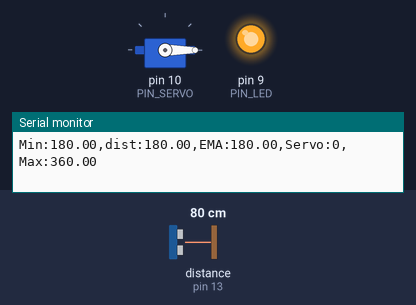
Recording of a sketch running on a simulated Arduino Uno, built with avr-gcc and run on an emulated ATmega328P. Shown: servo, output pins drawn as LEDs (lit = HIGH), the last lines printed to the serial monitor. Wiring (inferred from the names in the program): ultrasonic range finder: trigger pin 12; echo pin 13. Dashed ring = blinking. The test bench sets the inputs (shaded band); at power-on: distance to the obstacle (sensor on pin 13) 80 cm. The echo pulse lasts 58.3 µs per cm; pins used as bus, display or sensor lines are not drawn.

Above: at 1.2 s.
1.3 s: distance to the obstacle (sensor on pin 13) set to 18 cm
At 2.28 s:
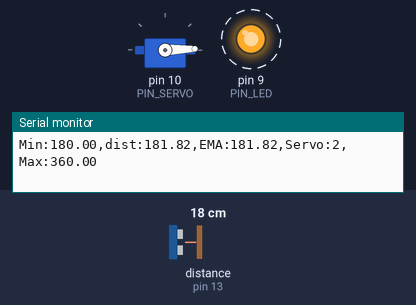
4.3 s: distance to the obstacle (sensor on pin 13) set to 35 cm
At 5.8 s:
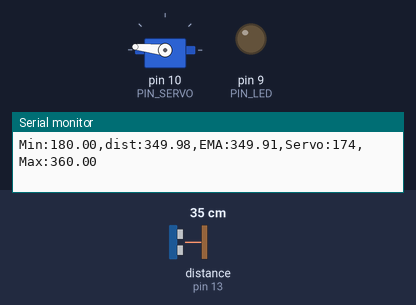
6.3 s: distance to the obstacle (sensor on pin 13) set to 2 cm
At 6.9 s:
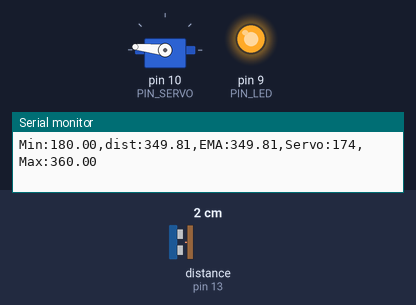
7.8 s: distance to the obstacle (sensor on pin 13) set to 18 cm
At 7.98 s:
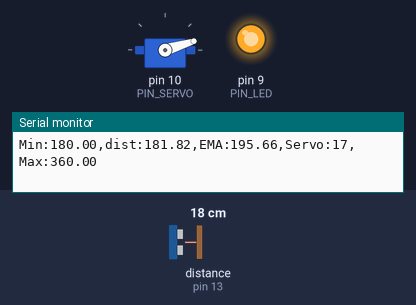
10.8 s: distance to the obstacle (sensor on pin 13) set to 4 cm
At 11.6 s:
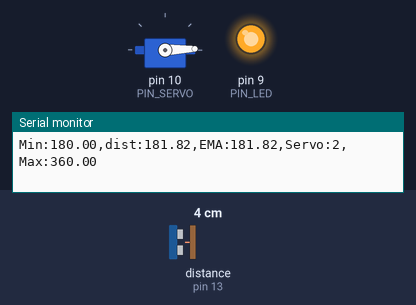
Timing chart, 0 to 13.3 s (numbered marks = the images above; inputs shaded):
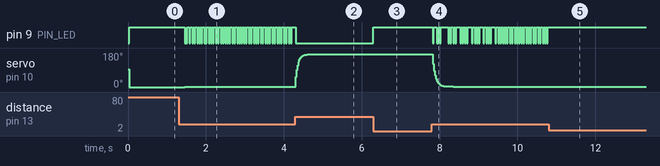

The sketch:

11P07.ino
```cpp
#include <Servo.h>

#define PIN_LED   9
#define PIN_TRIG  12
#define PIN_ECHO  13
#define PIN_SERVO 10

#define SND_VEL 346.0
#define INTERVAL 25
#define PULSE_DURATION 10
#define DIST_MIN 180.0
#define DIST_MAX 360.0

#define TIMEOUT ((INTERVAL / 2) * 1000.0)
#define SCALE (0.001 * 0.5 * SND_VEL)

#define EMA_ALPHA 0.30

#define TARGET_LOW  180.0
#define TARGET_HIGH 360.0

#define DUTY_MIN 550
#define DUTY_NEU ((DUTY_MIN + DUTY_MAX) / 2)
#define DUTY_MAX 2450

float dist_ema, dist_prev = DIST_MAX;
unsigned long last_sampling_time;

Servo myservo;

void setup() {
  pinMode(PIN_LED, OUTPUT);
  pinMode(PIN_TRIG, OUTPUT);
  pinMode(PIN_ECHO, INPUT);
  digitalWrite(PIN_TRIG, LOW);

  myservo.attach(PIN_SERVO);
  myservo.writeMicroseconds(DUTY_NEU);

  dist_prev = DIST_MIN;

  Serial.begin(57600);
}

void loop() {
  float dist_raw;

  if (millis() < (last_sampling_time + INTERVAL))
    return;

  dist_raw = measureDistance(PIN_TRIG, PIN_ECHO);

  if (dist_raw == 0.0 || dist_raw > DIST_MAX) {
    dist_raw = dist_prev;
    digitalWrite(PIN_LED, HIGH);
  } else if (dist_raw < DIST_MIN) {
    dist_raw = dist_prev;
    digitalWrite(PIN_LED, HIGH);
  } else {
    dist_prev = dist_raw;
    digitalWrite(PIN_LED, LOW);
  }

  dist_ema = (EMA_ALPHA * dist_raw) + ((1 - EMA_ALPHA) * dist_ema);

  if (dist_raw <= 180) {
    myservo.writeMicroseconds(DUTY_MIN);
  } else if (dist_raw > 180 && dist_raw < 220) {
    myservo.writeMicroseconds(DUTY_NEU);
  } else {
    myservo.writeMicroseconds(DUTY_MAX);
  }

  float duty_analog = (((dist_ema - 180) / 180) * 1900) + 550;
  if (dist_raw == 0.0 || dist_raw < TARGET_LOW) {
    dist_raw = dist_prev;
    myservo.writeMicroseconds(DUTY_MIN);
  } else if (dist_raw > TARGET_HIGH) {
    dist_raw = dist_prev;
    myservo.writeMicroseconds(DUTY_MAX);
  } else {
    dist_prev = dist_raw;
    myservo.writeMicroseconds(duty_analog);
  }

  Serial.print("Min:");    Serial.print(DIST_MIN);
  Serial.print(",dist:");  Serial.print(dist_raw);
  Serial.print(",EMA:");   Serial.print(dist_ema);
  Serial.print(",Servo:"); Serial.print(myservo.read());
  Serial.print(",Max:");   Serial.print(DIST_MAX);
  Serial.println("");

  last_sampling_time += INTERVAL;
}

float measureDistance(int TRIG, int ECHO) {
  digitalWrite(TRIG, HIGH);
  delayMicroseconds(PULSE_DURATION);
  digitalWrite(TRIG, LOW);

  return pulseIn(ECHO, HIGH, TIMEOUT) * SCALE;
}
```

Measured:
- after the input at 1.3 s, pin 9 (PIN_LED): alternates HIGH for 0.03 s and LOW for 0.02 s, starting after 0.15 s; servo on pin 10 (PIN_SERVO): 0° → 2° after 0.16 s
- after the input at 4.3 s, pin 9 (PIN_LED): goes on until 4.3 s, then stays LOW; servo on pin 10 (PIN_SERVO): moves from 2° to 174° over 0.35 s, starting at once
- after the input at 6.3 s, pin 9 (PIN_LED): LOW → HIGH at once
- after the input at 7.8 s, servo on pin 10 (PIN_SERVO): moves from 174° to 2° over 0.52 s, starting at once
- after the input at 10.8 s, pin 9 (PIN_LED): stops changing and stays HIGH
